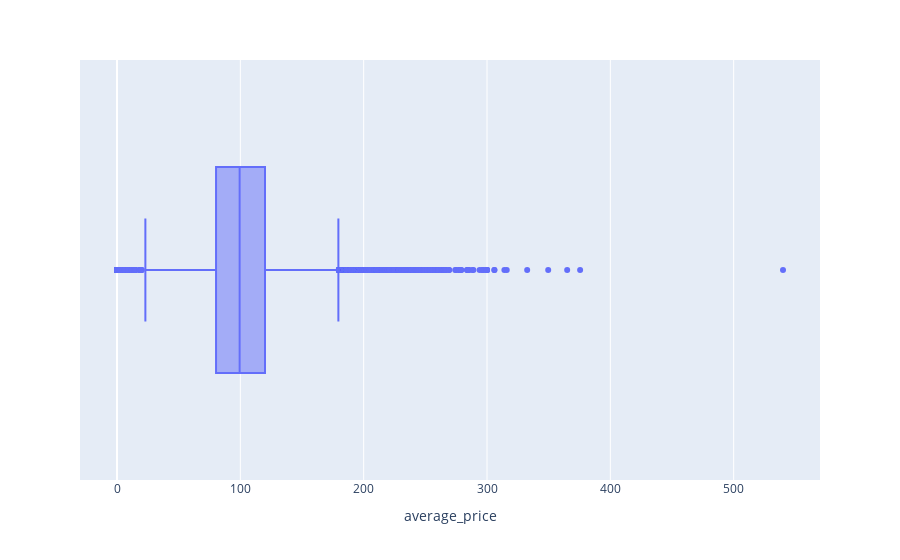

The notebook cell saved with this chart:
### Code cell
px.box(df,x=df["average_price"])

### Figure 1 — Plotly figure (JSON) as saved in the notebook; plotly's stock layout.template omitted (floating-point values rounded to 4 significant figures; data arrays with more than 128 entries replaced by an {"elided": "..."} marker saying what was removed)
{"data": [{"alignmentgroup": "True", "hovertemplate": "average_price=%{x}<extra></extra>", "legendgroup": "", "marker": {"color": "#636efa"}, "name": "", "notched": false, "offsetgroup": "", "orientation": "h", "showlegend": false, "type": "box", "x": {"elided": "36248 float values"}, "x0": " ", "xaxis": "x", "y0": " ", "yaxis": "y"}], "layout": {"boxmode": "group", "legend": {"tracegroupgap": 0}, "margin": {"t": 60}, "xaxis": {"anchor": "y", "domain": [0, 1], "title": {"text": "average_price"}}, "yaxis": {"anchor": "x", "domain": [0, 1]}}}
